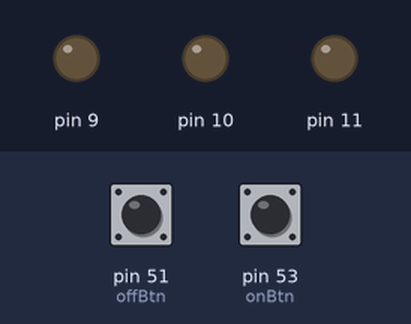
The sketch below on a simulated Arduino Mega 2560, built with avr-gcc and run on an emulated ATmega2560. On the bench: output pins drawn as LEDs (lit = HIGH). The test bench sets the inputs (shaded band); at power-on: pin 51 (offBtn) HIGH, pin 53 (onBtn) HIGH.

Above: at 1.2 s.
1.3 s: pin 51 (offBtn) pulled LOW for 0.15 s
At 1.9 s:
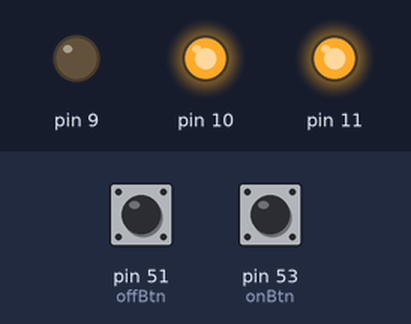
2.9 s: pin 53 (onBtn) pulled LOW for 0.15 s
At 4.1 s:
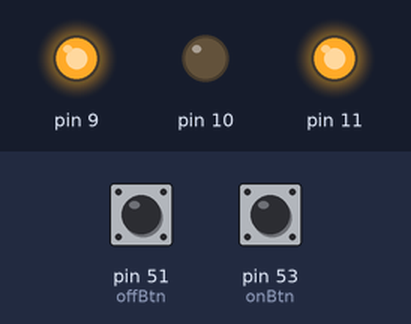
4.5 s: pin 51 (offBtn) pulled LOW for 1 s
At 5.5 s:
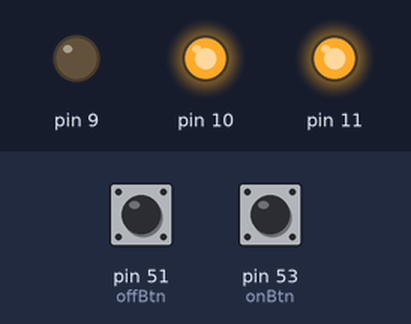
7.0 s: pin 53 (onBtn) pulled LOW for 1 s
At 7.4 s:
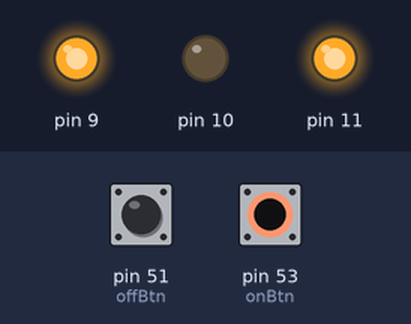
9.5 s: pin 51 (offBtn) driven LOW and pin 53 (onBtn) driven LOW
At 10.7 s:
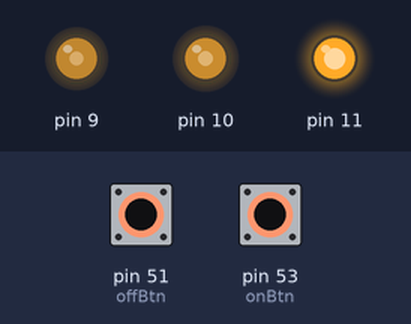
11.0 s: pin 51 (offBtn) driven HIGH
At 11.5 s:
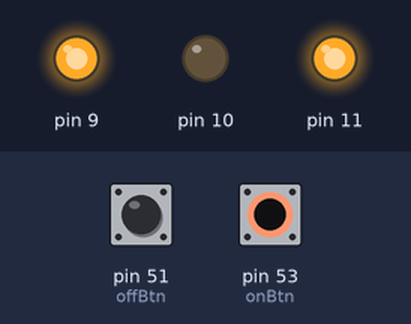
Timing chart, 0 to 13.5 s (numbered marks = the images above; inputs shaded):
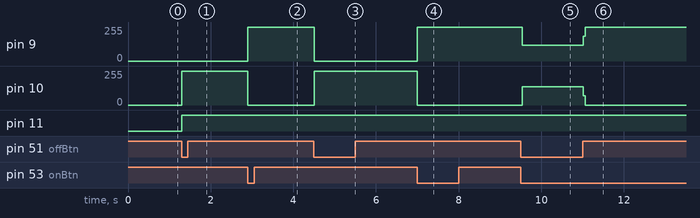

Measured:
- after the input at 1.3 s, pin 10: 0/255 → 255/255 at once; pin 11: LOW → HIGH at once
- after the input at 2.9 s, pin 9: 0/255 → 255/255 at once; pin 10: 255/255 → 0/255 at once
- after the input at 4.5 s, pin 9: 255/255 → 0/255 at once; pin 10: 0/255 → 255/255 at once
- after the input at 7.0 s, pin 9: 0/255 → 255/255 at once; pin 10: 255/255 → 0/255 at once
- after the input at 9.5 s, pin 9: 255/255 → 117/255 at once; pin 10: 0/255 → 138/255 at once
- after the input at 11.0 s, pin 9: 117/255 → 255/255 at once; pin 10: 138/255 → 0/255 at once

The sketch:

classTest.ino
```cpp
/*
int speedPin = 11;
int dir1 = 10;
int dir2 = 9;
int mSpeed = 255;
*/
int onBtn = 53;
int offBtn = 51;

class Motor {
  public:
    int dir1;
    int dir2;
    int speedPin;
    int motorSpeed;

    Motor(int d1, int d2, int sPin, int mSpeed) {
      dir1 = d1;
      dir2 = d2;
      speedPin = sPin;
      motorSpeed = mSpeed;
    };

    void spinForward(int t) {   //this is supposed to be clockwise
      t = t * 1000;             //converts seconds to milliseconds
      digitalWrite(dir1, LOW);
      digitalWrite(dir2, HIGH);
      analogWrite(speedPin, motorSpeed);
    }

    void spinBack(int t) {    //this is supposed to be counter-clockwise
      t = t * 1000;           //converts seconds to milliseconds
      digitalWrite(dir1, HIGH);
       digitalWrite(dir2, LOW);
      analogWrite(speedPin, motorSpeed);
    }
};

Motor dcMotor(10,9,11,255);
int i = 0;

void setup() {
  // put your setup code here, to run once:
  pinMode(11, OUTPUT);
  pinMode(10, OUTPUT);
  pinMode(9, OUTPUT);
  pinMode(onBtn, INPUT_PULLUP);
  pinMode(offBtn, INPUT_PULLUP);

  Serial.begin(9600);
}

void loop() {
  // put your main code here, to run repeatedly:
  /*
  digitalWrite(dir1, LOW);
  digitalWrite(dir2, HIGH );
  analogWrite(speedPin, mSpeed);
  */

  if (digitalRead(onBtn) == LOW) {
    dcMotor.spinForward(5000);
  }

  if (digitalRead(offBtn) == LOW) {
    dcMotor.spinBack(5);
  }
}
```
